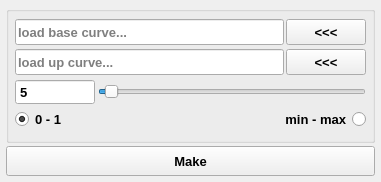
<?xml version="1.0" encoding="UTF-8"?>
<ui version="4.0">
 <class>makeAttachJointsWindow</class>
 <widget class="QMainWindow" name="makeAttachJointsWindow">
  <property name="geometry">
   <rect>
    <x>0</x>
    <y>0</y>
    <width>381</width>
    <height>182</height>
   </rect>
  </property>
  <property name="minimumSize">
   <size>
    <width>381</width>
    <height>182</height>
   </size>
  </property>
  <property name="maximumSize">
   <size>
    <width>381</width>
    <height>200</height>
   </size>
  </property>
  <property name="windowTitle">
   <string>Make Attach Joint</string>
  </property>
  <property name="styleSheet">
   <string notr="true"/>
  </property>
  <widget class="QWidget" name="centralwidget">
   <layout class="QVBoxLayout" name="verticalLayout">
    <property name="spacing">
     <number>3</number>
    </property>
    <property name="margin">
     <number>6</number>
    </property>
    <item>
     <widget class="QGroupBox" name="groupBox">
      <property name="styleSheet">
       <string notr="true"/>
      </property>
      <property name="title">
       <string/>
      </property>
      <layout class="QVBoxLayout" name="verticalLayout_2">
       <property name="spacing">
        <number>3</number>
       </property>
       <property name="margin">
        <number>6</number>
       </property>
       <item>
        <layout class="QHBoxLayout" name="horizontalLayout_3">
         <property name="spacing">
          <number>2</number>
         </property>
         <item>
          <widget class="QLineEdit" name="BaseCusFLD">
           <property name="enabled">
            <bool>true</bool>
           </property>
           <property name="minimumSize">
            <size>
             <width>260</width>
             <height>26</height>
            </size>
           </property>
           <property name="maximumSize">
            <size>
             <width>90000</width>
             <height>26</height>
            </size>
           </property>
           <property name="font">
            <font>
             <pointsize>10</pointsize>
             <weight>75</weight>
             <bold>true</bold>
            </font>
           </property>
           <property name="styleSheet">
            <string notr="true"/>
           </property>
           <property name="dragEnabled">
            <bool>false</bool>
           </property>
           <property name="readOnly">
            <bool>true</bool>
           </property>
           <property name="placeholderText">
            <string>load base curve...</string>
           </property>
          </widget>
         </item>
         <item>
          <widget class="QPushButton" name="LoadBaseCusBTN">
           <property name="minimumSize">
            <size>
             <width>80</width>
             <height>26</height>
            </size>
           </property>
           <property name="maximumSize">
            <size>
             <width>80</width>
             <height>26</height>
            </size>
           </property>
           <property name="font">
            <font>
             <pointsize>10</pointsize>
             <weight>75</weight>
             <bold>true</bold>
            </font>
           </property>
           <property name="styleSheet">
            <string notr="true"/>
           </property>
           <property name="text">
            <string>&lt;&lt;&lt;</string>
           </property>
          </widget>
         </item>
        </layout>
       </item>
       <item>
        <layout class="QHBoxLayout" name="horizontalLayout_4">
         <property name="spacing">
          <number>2</number>
         </property>
         <item>
          <widget class="QLineEdit" name="UpCusFLD">
           <property name="enabled">
            <bool>true</bool>
           </property>
           <property name="minimumSize">
            <size>
             <width>260</width>
             <height>26</height>
            </size>
           </property>
           <property name="maximumSize">
            <size>
             <width>90000</width>
             <height>26</height>
            </size>
           </property>
           <property name="font">
            <font>
             <pointsize>10</pointsize>
             <weight>75</weight>
             <bold>true</bold>
            </font>
           </property>
           <property name="styleSheet">
            <string notr="true"/>
           </property>
           <property name="dragEnabled">
            <bool>false</bool>
           </property>
           <property name="readOnly">
            <bool>true</bool>
           </property>
           <property name="placeholderText">
            <string>load up curve...</string>
           </property>
          </widget>
         </item>
         <item>
          <widget class="QPushButton" name="LoadUpCusBTN">
           <property name="minimumSize">
            <size>
             <width>80</width>
             <height>26</height>
            </size>
           </property>
           <property name="maximumSize">
            <size>
             <width>80</width>
             <height>26</height>
            </size>
           </property>
           <property name="font">
            <font>
             <pointsize>10</pointsize>
             <weight>75</weight>
             <bold>true</bold>
            </font>
           </property>
           <property name="text">
            <string>&lt;&lt;&lt;</string>
           </property>
          </widget>
         </item>
        </layout>
       </item>
       <item>
        <layout class="QHBoxLayout" name="horizontalLayout">
         <item>
          <widget class="QSpinBox" name="CountsFLD">
           <property name="minimumSize">
            <size>
             <width>80</width>
             <height>26</height>
            </size>
           </property>
           <property name="font">
            <font>
             <pointsize>10</pointsize>
             <weight>75</weight>
             <bold>true</bold>
            </font>
           </property>
           <property name="styleSheet">
            <string notr="true"/>
           </property>
           <property name="buttonSymbols">
            <enum>QAbstractSpinBox::NoButtons</enum>
           </property>
           <property name="maximum">
            <number>200</number>
           </property>
           <property name="value">
            <number>5</number>
           </property>
          </widget>
         </item>
         <item>
          <widget class="QSlider" name="horizontalSlider">
           <property name="maximum">
            <number>200</number>
           </property>
           <property name="value">
            <number>5</number>
           </property>
           <property name="orientation">
            <enum>Qt::Horizontal</enum>
           </property>
          </widget>
         </item>
        </layout>
       </item>
       <item>
        <layout class="QHBoxLayout" name="horizontalLayout_2">
         <item>
          <widget class="QRadioButton" name="zerotooneRDN">
           <property name="font">
            <font>
             <pointsize>10</pointsize>
             <weight>75</weight>
             <bold>true</bold>
            </font>
           </property>
           <property name="layoutDirection">
            <enum>Qt::LeftToRight</enum>
           </property>
           <property name="styleSheet">
            <string notr="true"/>
           </property>
           <property name="text">
            <string>0 - 1</string>
           </property>
           <property name="checked">
            <bool>true</bool>
           </property>
          </widget>
         </item>
         <item>
          <widget class="QRadioButton" name="minmaxRDN">
           <property name="font">
            <font>
             <pointsize>10</pointsize>
             <weight>75</weight>
             <bold>true</bold>
            </font>
           </property>
           <property name="layoutDirection">
            <enum>Qt::RightToLeft</enum>
           </property>
           <property name="text">
            <string>min - max</string>
           </property>
           <property name="checked">
            <bool>false</bool>
           </property>
          </widget>
         </item>
        </layout>
       </item>
      </layout>
     </widget>
    </item>
    <item>
     <widget class="QPushButton" name="CreateBTN">
      <property name="sizePolicy">
       <sizepolicy hsizetype="Minimum" vsizetype="Preferred">
        <horstretch>0</horstretch>
        <verstretch>0</verstretch>
       </sizepolicy>
      </property>
      <property name="minimumSize">
       <size>
        <width>0</width>
        <height>30</height>
       </size>
      </property>
      <property name="maximumSize">
       <size>
        <width>16777215</width>
        <height>30</height>
       </size>
      </property>
      <property name="font">
       <font>
        <pointsize>10</pointsize>
        <weight>75</weight>
        <bold>true</bold>
       </font>
      </property>
      <property name="text">
       <string>Make</string>
      </property>
      <property name="iconSize">
       <size>
        <width>22</width>
        <height>22</height>
       </size>
      </property>
     </widget>
    </item>
   </layout>
  </widget>
  <action name="actionLoadBaseCurve">
   <property name="text">
    <string>loadBaseCurve</string>
   </property>
  </action>
  <action name="actionLoadUpCurve">
   <property name="text">
    <string>loadUpCurve</string>
   </property>
  </action>
  <action name="actionMakeJoints">
   <property name="text">
    <string>makeJoints</string>
   </property>
  </action>
 </widget>
 <tabstops>
  <tabstop>CountsFLD</tabstop>
  <tabstop>horizontalSlider</tabstop>
  <tabstop>zerotooneRDN</tabstop>
  <tabstop>minmaxRDN</tabstop>
  <tabstop>CreateBTN</tabstop>
  <tabstop>LoadBaseCusBTN</tabstop>
  <tabstop>LoadUpCusBTN</tabstop>
  <tabstop>BaseCusFLD</tabstop>
  <tabstop>UpCusFLD</tabstop>
 </tabstops>
 <resources/>
 <connections>
  <connection>
   <sender>CountsFLD</sender>
   <signal>valueChanged(int)</signal>
   <receiver>horizontalSlider</receiver>
   <slot>setValue(int)</slot>
   <hints>
    <hint type="sourcelabel">
     <x>80</x>
     <y>91</y>
    </hint>
    <hint type="destinationlabel">
     <x>139</x>
     <y>88</y>
    </hint>
   </hints>
  </connection>
  <connection>
   <sender>horizontalSlider</sender>
   <signal>sliderMoved(int)</signal>
   <receiver>CountsFLD</receiver>
   <slot>setValue(int)</slot>
   <hints>
    <hint type="sourcelabel">
     <x>347</x>
     <y>99</y>
    </hint>
    <hint type="destinationlabel">
     <x>82</x>
     <y>102</y>
    </hint>
   </hints>
  </connection>
  <connection>
   <sender>LoadBaseCusBTN</sender>
   <signal>clicked()</signal>
   <receiver>actionLoadBaseCurve</receiver>
   <slot>trigger()</slot>
   <hints>
    <hint type="sourcelabel">
     <x>330</x>
     <y>32</y>
    </hint>
    <hint type="destinationlabel">
     <x>-1</x>
     <y>-1</y>
    </hint>
   </hints>
  </connection>
  <connection>
   <sender>LoadUpCusBTN</sender>
   <signal>clicked()</signal>
   <receiver>actionLoadUpCurve</receiver>
   <slot>trigger()</slot>
   <hints>
    <hint type="sourcelabel">
     <x>330</x>
     <y>62</y>
    </hint>
    <hint type="destinationlabel">
     <x>-1</x>
     <y>-1</y>
    </hint>
   </hints>
  </connection>
  <connection>
   <sender>CreateBTN</sender>
   <signal>clicked()</signal>
   <receiver>actionMakeJoints</receiver>
   <slot>trigger()</slot>
   <hints>
    <hint type="sourcelabel">
     <x>185</x>
     <y>175</y>
    </hint>
    <hint type="destinationlabel">
     <x>-1</x>
     <y>-1</y>
    </hint>
   </hints>
  </connection>
 </connections>
</ui>
